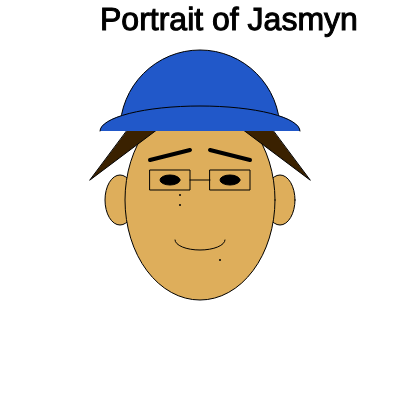
Frame 1 (no input)
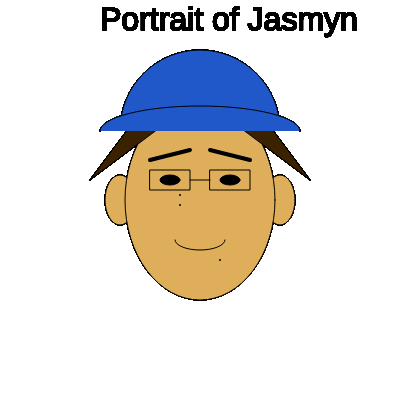
Frame 60 (no input)
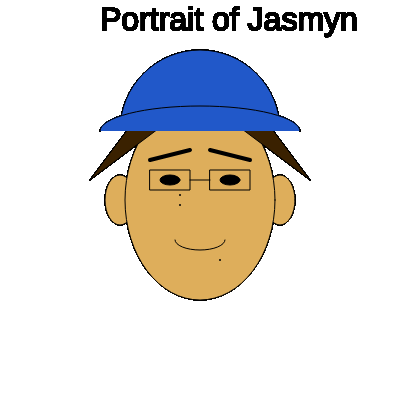
Frame 120 (the mouse pressed at the canvas centre since frame 60)

The p5.js sketch that drew these frames (run headless with seeded random() and noise() and a simulated clock; from frame 60 on, the mouse is pressed at the canvas centre):

// p5.js sketch
// ── sketch.js
function setup() {
    createCanvas(400, 400);
                ;
            }

 function draw() {
    //Draw ears
    fill(222, 174, 91);
    ellipse(120, 200, 30, 50);
    ellipse(280, 200, 30, 50);

    // Draw face
     fill(222, 174, 91);
    ellipse(200, 200, 150, 200);
    
    //Draw Moles
    fill(0);
    strokeWeight(2);
    point (180, 195);
    point (180, 205);
    point (220, 260);

    //Draw eyebrows
    stroke(0);
    strokeWeight(4);
    line (150, 160, 190, 150);
    line (210, 150, 250, 160);
    strokeWeight(1);
   
    //Draw hair
    stroke(0);
    fill(58, 33, 0)
    triangle (250, 100, 230, 120, 310, 180);
    triangle (150, 100, 170, 120, 90, 180);

    // Draw eyes
    fill(0);
    ellipse(170, 180, 20, 10);
    ellipse(230, 180, 20, 10);

    //Draw glasses
    noFill();
    rect (150, 170, 40, 20);
    rect (210, 170, 40, 20);
    line (190, 180, 210, 180);
    
    // Draw mouth
    noFill();
    stroke(0);
    arc(200, 240, 50, 20, 0, PI);

    // Draw hat
    fill(33, 88, 201);
    arc(200, 130, 160, 160, PI, TWO_PI);
    arc(200, 131, 200, 50, PI, TWO_PI);
    
    //Draw title
    fill(0);
    textSize(32);
    text('Portrait of Jasmyn', 100, 30);

    
    
    
    
            }
// ── johnston_jasmyn_selfPortrait.html
<html>
    <head>
        <title>Self-Portrait by Jasmyn Johnston</title>
        <script src="https://cdnjs.cloudflare.com/ajax/libs/p5.js/1.1.9/p5.min.js"></script>
        <script src="sketch.js"></script>

    </head>
    <body>
</html>
